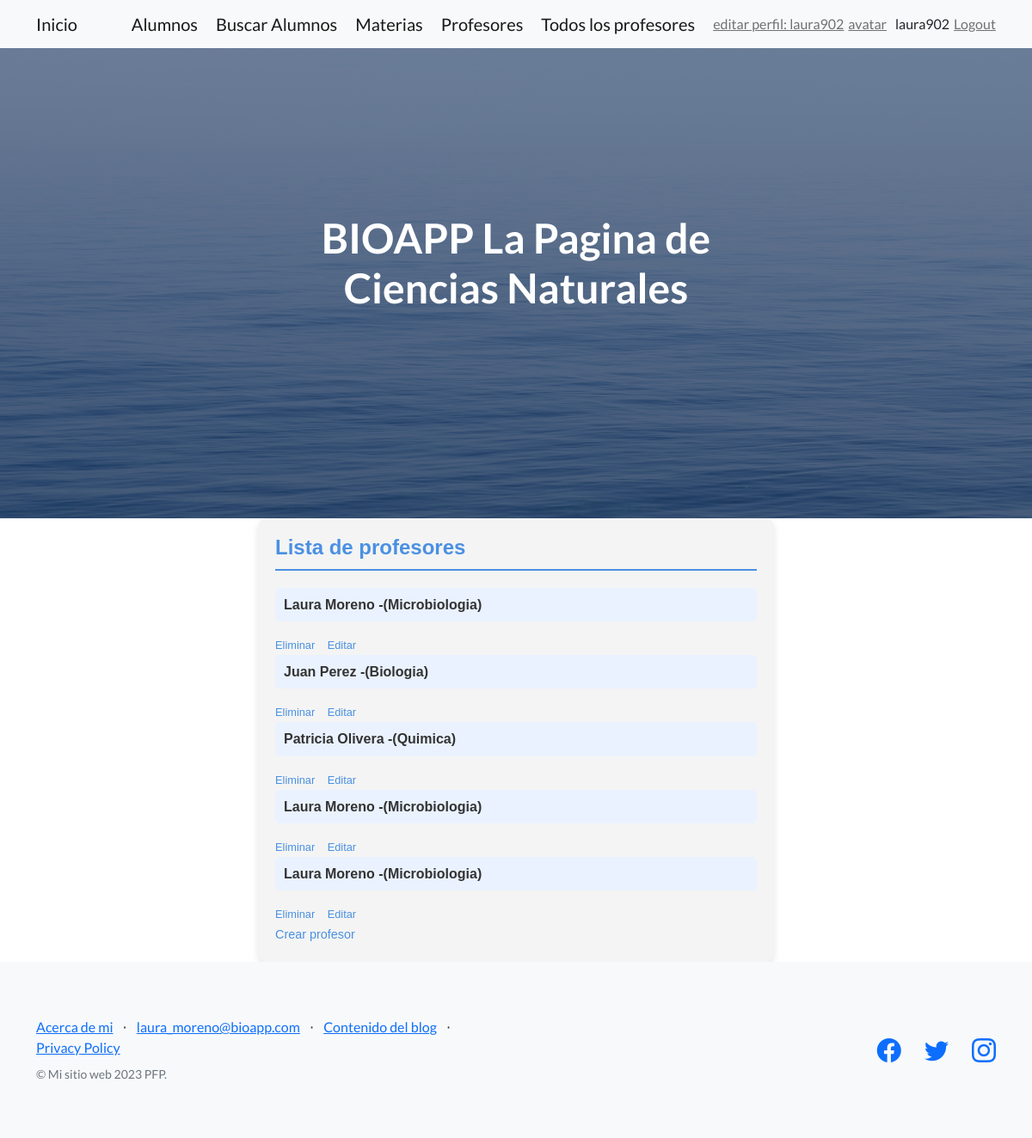
/bioapp/profesor-lista/ (signed in), run on an earlier commit of the app's database.
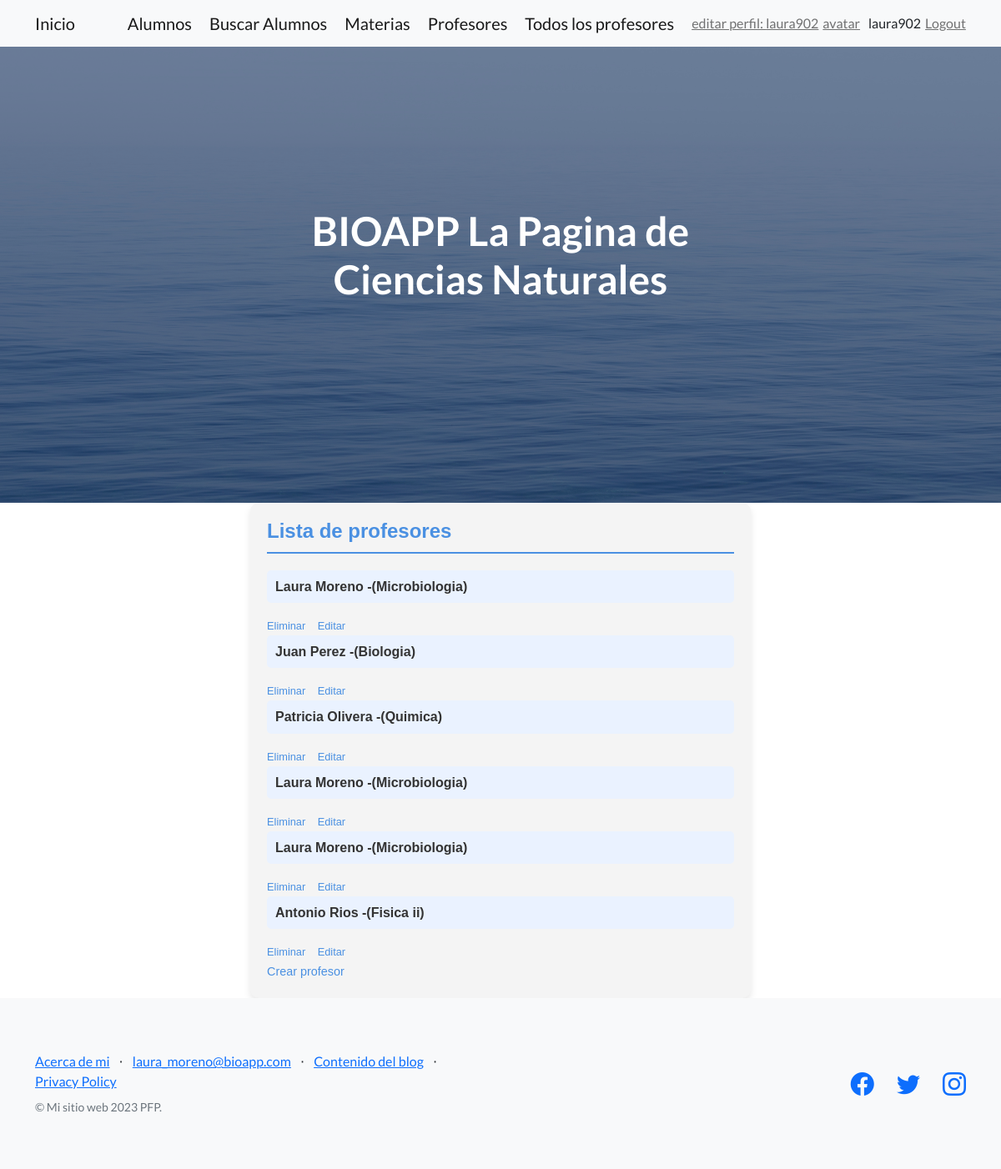
And on a later commit of the database.
### bioapp/models.py (models this page shows)
class Profesor(models.Model):
    nombre = models.CharField(max_length=30)
    apellido = models.CharField(max_length=100)
    materia= models.CharField(max_length=100)

### bioapp/views.py (the view)
# urls.py: path("profesor-lista/", profesores_crud_read_view),
@login_required
def profesores_crud_read_view(request):
    profesor = Profesor.objects.all()
    return render(request, "bioapp/profesor_lista.html", {"profesor": profesor})

### bioapp/templates/bioapp/profesor_lista.html
{% extends "bioapp/padre.html" %} {% block contenidoQueCambia %}
<div
  style="
    font-family: Arial, sans-serif;
    padding: 20px;
    background-color: #f4f4f4;
    max-width: 600px;
    margin: auto;
    border-radius: 10px;
    box-shadow: 0 4px 8px rgba(0, 0, 0, 0.1);
  "
>
  <h4
    style="
      color: #4a90e2;
      border-bottom: 2px solid #4a90e2;
      padding-bottom: 10px;
    "
  >
    Lista de profesores
  </h4>
  <div style="margin-top: 20px">
    {% for profesor in profesor %}
    <h6
      style="
        color: #333;
        background-color: #eaf2ff;
        padding: 10px;
        border-radius: 5px;
        margin-bottom: 15px;
      "
    >
      {{profesor.nombre}} {{profesor.apellido}} -({{profesor.materia}})
    </h6>
    <a
      href="/bioapp/profesor-eliminar/{{profesor.materia}}"
      style="
        font-size: 0.8em;
        color: #4a90e2;
        margin-right: 10px;
        text-decoration: none;
      "
      >Eliminar</a
    >
    <a
      href="/bioapp/profesor-editar/{{profesor.materia}}"
      style="
        font-size: 0.8em;
        color: #4a90e2;
        margin-right: 10px;
        text-decoration: none;
      "
      >Editar</a
    >
    {% endfor %}
  </div>
  <a
    href="/bioapp/profesor/"
    style="font-size: 0.9em; color: #4a90e2; text-decoration: none"
    >Crear profesor</a
  >
</div>
{% endblock %}

What changed in the data, as far as the page shows it:
added Profesor: nombre "Antonio", apellido "Rios", materia "Fisica ii"
